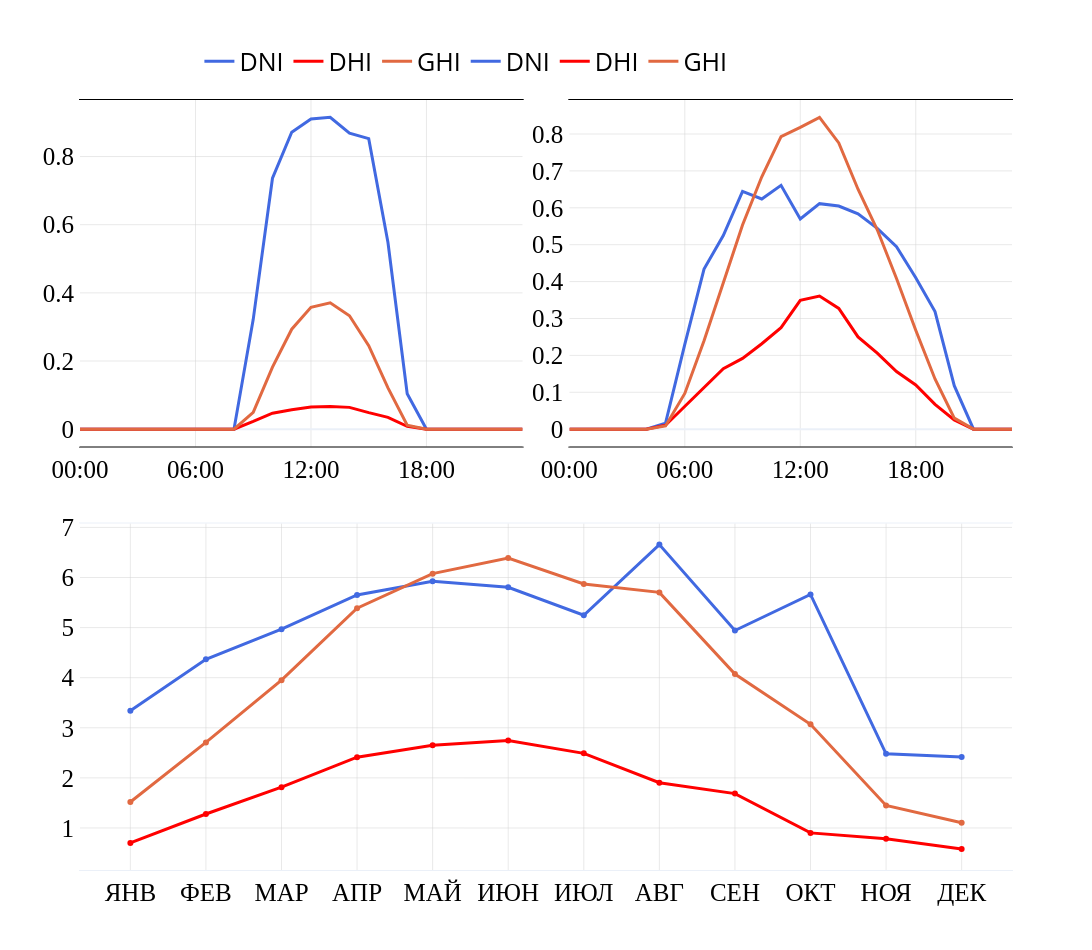

Notebook code cell kept with this figure:
### Code cell
from enum import Enum
from pathlib import Path
from plotly.subplots import make_subplots
import plotly.graph_objects as go

ROOT = Path().resolve().parents[1]
name = 'plotly_loads'

class TraceParam(Enum):
    DNI = ('dni', '#4169E1')
    DHI = ('dhi', '#FF0000')
    GHI = ('ghi', '#E16941')

seasons = [('winter', data_day_winter, 1), ('summer', data_day_sum, 2)]

fig = make_subplots(rows=2, cols=2, horizontal_spacing=0.05,
                    vertical_spacing=0.1,
                    specs=[
                    [{}, {}],
                    [{"colspan": 2}, None]
    ]
                    )

for season_label, data, col in seasons:
    for trace in TraceParam:
        name, color = trace.value
        fig.add_trace(
            go.Scatter(x=data['datetime'], y=data[name], name=name.upper(),
                       line=dict(color=color, width=3),
                       textposition='top center'),
            row=1, col=col
        )

for trace in TraceParam:
    name, color = trace.value
    fig.add_trace(
        go.Scatter(x=data_year.index, y=data_year[name], name=name.upper(),
                   line=dict(color=color, width=3),
                   showlegend=False),   # скрываем дублирование легенды
        row=2, col=1
    )

# Общие настройки осей
axis_config = {
    'tickfont_size': 25,
    'tickfont_color': 'black',
    'tickfont_family': 'bold',
    'showgrid': True,
    'gridcolor': 'lightgray',
    'gridwidth': 0.5,
    'mirror': True,
    'linewidth': 1
}
xaxis_config = {**axis_config, 'tickformat': '%H:00', 'linecolor': 'black'}
yaxis_config = {**axis_config, 'tickformat': '1f', 'linecolor': 'white'}

for col in (1, 2):
    fig.update_xaxes(title_font=dict(color='black', size=50, family='bold'),
                     **xaxis_config, row=1, col=col)
    fig.update_yaxes(**yaxis_config, row=1, col=col)

fig.update_xaxes(title_font=dict(color='black', size=50, family='bold'),
                 **axis_config,
                 row=2, col=1)
fig.update_yaxes(**yaxis_config, row=2, col=1)

fig.update_layout(
    legend=dict(orientation="h", yanchor="bottom", y=1.02, xanchor="right", x=0.70),
    width=1550, height=950, template="plotly_white", autosize=False,
    plot_bgcolor='rgba(245,40,145,0)',
    legend_font_size=25, legend_font_color='black',
    title_font_size=35, title_font_family="bold", title_font_color="black",
    legend_title_font_color="black", legend_title_font_family="bold",
    separators="* .*"
)
fig.update_annotations(font_size=35, font_color='black')
fig.show()

### Figure 1 — Plotly figure (JSON) as saved in the notebook; plotly's stock layout.template omitted (floating-point values rounded to 4 significant figures)
{"data": [{"line": {"color": "#4169E1", "width": 3}, "name": "DNI", "textposition": "top center", "x": ["2019-01-18T00:00:00.000000000", "2019-01-18T01:00:00.000000000", "2019-01-18T02:00:00.000000000", "2019-01-18T03:00:00.000000000", "2019-01-18T04:00:00.000000000", "2019-01-18T05:00:00.000000000", "2019-01-18T06:00:00.000000000", "2019-01-18T07:00:00.000000000", "2019-01-18T08:00:00.000000000", "2019-01-18T09:00:00.000000000", "2019-01-18T10:00:00.000000000", "2019-01-18T11:00:00.000000000", "2019-01-18T12:00:00.000000000", "2019-01-18T13:00:00.000000000", "2019-01-18T14:00:00.000000000", "2019-01-18T15:00:00.000000000", "2019-01-18T16:00:00.000000000", "2019-01-18T17:00:00.000000000", "2019-01-18T18:00:00.000000000", "2019-01-18T19:00:00.000000000", "2019-01-18T20:00:00.000000000", "2019-01-18T21:00:00.000000000", "2019-01-18T22:00:00.000000000", "2019-01-18T23:00:00.000000000"], "y": [0.0, 0.0, 0.0, 0.0, 0.0, 0.0, 0.0, 0.0, 0.0, 0.3222, 0.7364, 0.8715, 0.9102, 0.9151, 0.8687, 0.8526, 0.5475, 0.1038, 0.0, 0.0, 0.0, 0.0, 0.0, 0.0], "type": "scatter", "xaxis": "x", "yaxis": "y"}, {"line": {"color": "#FF0000", "width": 3}, "name": "DHI", "textposition": "top center", "x": ["2019-01-18T00:00:00.000000000", "2019-01-18T01:00:00.000000000", "2019-01-18T02:00:00.000000000", "2019-01-18T03:00:00.000000000", "2019-01-18T04:00:00.000000000", "2019-01-18T05:00:00.000000000", "2019-01-18T06:00:00.000000000", "2019-01-18T07:00:00.000000000", "2019-01-18T08:00:00.000000000", "2019-01-18T09:00:00.000000000", "2019-01-18T10:00:00.000000000", "2019-01-18T11:00:00.000000000", "2019-01-18T12:00:00.000000000", "2019-01-18T13:00:00.000000000", "2019-01-18T14:00:00.000000000", "2019-01-18T15:00:00.000000000", "2019-01-18T16:00:00.000000000", "2019-01-18T17:00:00.000000000", "2019-01-18T18:00:00.000000000", "2019-01-18T19:00:00.000000000", "2019-01-18T20:00:00.000000000", "2019-01-18T21:00:00.000000000", "2019-01-18T22:00:00.000000000", "2019-01-18T23:00:00.000000000"], "y": [0.0, 0.0, 0.0, 0.0, 0.0, 0.0, 0.0, 0.0, 0.0, 0.02258, 0.04688, 0.05684, 0.06502, 0.06618, 0.06398, 0.04854, 0.03458, 0.00859, 0.0, 0.0, 0.0, 0.0, 0.0, 0.0], "type": "scatter", "xaxis": "x", "yaxis": "y"}, {"line": {"color": "#E16941", "width": 3}, "name": "GHI", "textposition": "top center", "x": ["2019-01-18T00:00:00.000000000", "2019-01-18T01:00:00.000000000", "2019-01-18T02:00:00.000000000", "2019-01-18T03:00:00.000000000", "2019-01-18T04:00:00.000000000", "2019-01-18T05:00:00.000000000", "2019-01-18T06:00:00.000000000", "2019-01-18T07:00:00.000000000", "2019-01-18T08:00:00.000000000", "2019-01-18T09:00:00.000000000", "2019-01-18T10:00:00.000000000", "2019-01-18T11:00:00.000000000", "2019-01-18T12:00:00.000000000", "2019-01-18T13:00:00.000000000", "2019-01-18T14:00:00.000000000", "2019-01-18T15:00:00.000000000", "2019-01-18T16:00:00.000000000", "2019-01-18T17:00:00.000000000", "2019-01-18T18:00:00.000000000", "2019-01-18T19:00:00.000000000", "2019-01-18T20:00:00.000000000", "2019-01-18T21:00:00.000000000", "2019-01-18T22:00:00.000000000", "2019-01-18T23:00:00.000000000"], "y": [0.0, 0.0, 0.0, 0.0, 0.0, 0.0, 0.0, 0.0, 0.0, 0.04933, 0.1822, 0.2933, 0.3577, 0.3707, 0.3329, 0.2451, 0.1212, 0.01162, 0.0, 0.0, 0.0, 0.0, 0.0, 0.0], "type": "scatter", "xaxis": "x", "yaxis": "y"}, {"line": {"color": "#4169E1", "width": 3}, "name": "DNI", "textposition": "top center", "x": ["2019-07-19T00:00:00.000000000", "2019-07-19T01:00:00.000000000", "2019-07-19T02:00:00.000000000", "2019-07-19T03:00:00.000000000", "2019-07-19T04:00:00.000000000", "2019-07-19T05:00:00.000000000", "2019-07-19T06:00:00.000000000", "2019-07-19T07:00:00.000000000", "2019-07-19T08:00:00.000000000", "2019-07-19T09:00:00.000000000", "2019-07-19T10:00:00.000000000", "2019-07-19T11:00:00.000000000", "2019-07-19T12:00:00.000000000", "2019-07-19T13:00:00.000000000", "2019-07-19T14:00:00.000000000", "2019-07-19T15:00:00.000000000", "2019-07-19T16:00:00.000000000", "2019-07-19T17:00:00.000000000", "2019-07-19T18:00:00.000000000", "2019-07-19T19:00:00.000000000", "2019-07-19T20:00:00.000000000", "2019-07-19T21:00:00.000000000", "2019-07-19T22:00:00.000000000", "2019-07-19T23:00:00.000000000"], "y": [0.0, 0.0, 0.0, 0.0, 0.0, 0.01655, 0.2299, 0.434, 0.5249, 0.6445, 0.6239, 0.6609, 0.5697, 0.6111, 0.6047, 0.5837, 0.5441, 0.4947, 0.4106, 0.3187, 0.1178, 0.0, 0.0, 0.0], "type": "scatter", "xaxis": "x2", "yaxis": "y2"}, {"line": {"color": "#FF0000", "width": 3}, "name": "DHI", "textposition": "top center", "x": ["2019-07-19T00:00:00.000000000", "2019-07-19T01:00:00.000000000", "2019-07-19T02:00:00.000000000", "2019-07-19T03:00:00.000000000", "2019-07-19T04:00:00.000000000", "2019-07-19T05:00:00.000000000", "2019-07-19T06:00:00.000000000", "2019-07-19T07:00:00.000000000", "2019-07-19T08:00:00.000000000", "2019-07-19T09:00:00.000000000", "2019-07-19T10:00:00.000000000", "2019-07-19T11:00:00.000000000", "2019-07-19T12:00:00.000000000", "2019-07-19T13:00:00.000000000", "2019-07-19T14:00:00.000000000", "2019-07-19T15:00:00.000000000", "2019-07-19T16:00:00.000000000", "2019-07-19T17:00:00.000000000", "2019-07-19T18:00:00.000000000", "2019-07-19T19:00:00.000000000", "2019-07-19T20:00:00.000000000", "2019-07-19T21:00:00.000000000", "2019-07-19T22:00:00.000000000", "2019-07-19T23:00:00.000000000"], "y": [0.0, 0.0, 0.0, 0.0, 0.0, 0.01068, 0.0611, 0.1132, 0.1639, 0.1919, 0.2315, 0.2752, 0.349, 0.3607, 0.3272, 0.25, 0.2063, 0.1561, 0.12, 0.06727, 0.02519, 0.0, 0.0, 0.0], "type": "scatter", "xaxis": "x2", "yaxis": "y2"}, {"line": {"color": "#E16941", "width": 3}, "name": "GHI", "textposition": "top center", "x": ["2019-07-19T00:00:00.000000000", "2019-07-19T01:00:00.000000000", "2019-07-19T02:00:00.000000000", "2019-07-19T03:00:00.000000000", "2019-07-19T04:00:00.000000000", "2019-07-19T05:00:00.000000000", "2019-07-19T06:00:00.000000000", "2019-07-19T07:00:00.000000000", "2019-07-19T08:00:00.000000000", "2019-07-19T09:00:00.000000000", "2019-07-19T10:00:00.000000000", "2019-07-19T11:00:00.000000000", "2019-07-19T12:00:00.000000000", "2019-07-19T13:00:00.000000000", "2019-07-19T14:00:00.000000000", "2019-07-19T15:00:00.000000000", "2019-07-19T16:00:00.000000000", "2019-07-19T17:00:00.000000000", "2019-07-19T18:00:00.000000000", "2019-07-19T19:00:00.000000000", "2019-07-19T20:00:00.000000000", "2019-07-19T21:00:00.000000000", "2019-07-19T22:00:00.000000000", "2019-07-19T23:00:00.000000000"], "y": [0.0, 0.0, 0.0, 0.0, 0.0, 0.00865, 0.0968, 0.2398, 0.3996, 0.5536, 0.684, 0.7929, 0.8178, 0.8452, 0.776, 0.6504, 0.5403, 0.4082, 0.2681, 0.136, 0.03008, 0.0, 0.0, 0.0], "type": "scatter", "xaxis": "x2", "yaxis": "y2"}, {"line": {"color": "#4169E1", "width": 3}, "name": "DNI", "showlegend": false, "x": ["ЯНВ", "ФЕВ", "МАР", "АПР", "МАЙ", "ИЮН", "ИЮЛ", "АВГ", "СЕН", "ОКТ", "НОЯ", "ДЕК"], "y": [3.34, 4.369, 4.968, 5.653, 5.926, 5.806, 5.246, 6.658, 4.942, 5.663, 2.481, 2.419], "type": "scatter", "xaxis": "x3", "yaxis": "y3"}, {"line": {"color": "#FF0000", "width": 3}, "name": "DHI", "showlegend": false, "x": ["ЯНВ", "ФЕВ", "МАР", "АПР", "МАЙ", "ИЮН", "ИЮЛ", "АВГ", "СЕН", "ОКТ", "НОЯ", "ДЕК"], "y": [0.7026, 1.279, 1.816, 2.413, 2.65, 2.746, 2.49, 1.904, 1.687, 0.9019, 0.7833, 0.582], "type": "scatter", "xaxis": "x3", "yaxis": "y3"}, {"line": {"color": "#E16941", "width": 3}, "name": "GHI", "showlegend": false, "x": ["ЯНВ", "ФЕВ", "МАР", "АПР", "МАЙ", "ИЮН", "ИЮЛ", "АВГ", "СЕН", "ОКТ", "НОЯ", "ДЕК"], "y": [1.518, 2.708, 3.95, 5.388, 6.078, 6.389, 5.872, 5.703, 4.072, 3.069, 1.449, 1.103], "type": "scatter", "xaxis": "x3", "yaxis": "y3"}], "layout": {"xaxis": {"anchor": "y", "domain": [0.0, 0.475], "title": {"font": {"color": "black", "size": 50, "family": "bold"}}, "tickfont": {"size": 25, "color": "black", "family": "bold"}, "showgrid": true, "gridcolor": "lightgray", "gridwidth": 0.5, "mirror": true, "linewidth": 1, "tickformat": "%H:00", "linecolor": "black"}, "yaxis": {"anchor": "x", "domain": [0.55, 1.0], "tickfont": {"size": 25, "color": "black", "family": "bold"}, "showgrid": true, "gridcolor": "lightgray", "gridwidth": 0.5, "mirror": true, "linewidth": 1, "tickformat": "1f", "linecolor": "white"}, "xaxis2": {"anchor": "y2", "domain": [0.525, 1.0], "title": {"font": {"color": "black", "size": 50, "family": "bold"}}, "tickfont": {"size": 25, "color": "black", "family": "bold"}, "showgrid": true, "gridcolor": "lightgray", "gridwidth": 0.5, "mirror": true, "linewidth": 1, "tickformat": "%H:00", "linecolor": "black"}, "yaxis2": {"anchor": "x2", "domain": [0.55, 1.0], "tickfont": {"size": 25, "color": "black", "family": "bold"}, "showgrid": true, "gridcolor": "lightgray", "gridwidth": 0.5, "mirror": true, "linewidth": 1, "tickformat": "1f", "linecolor": "white"}, "xaxis3": {"anchor": "y3", "domain": [0.0, 1.0], "title": {"font": {"color": "black", "size": 50, "family": "bold"}}, "tickfont": {"size": 25, "color": "black", "family": "bold"}, "showgrid": true, "gridcolor": "lightgray", "gridwidth": 0.5, "mirror": true, "linewidth": 1}, "yaxis3": {"anchor": "x3", "domain": [0.0, 0.45], "tickfont": {"size": 25, "color": "black", "family": "bold"}, "showgrid": true, "gridcolor": "lightgray", "gridwidth": 0.5, "mirror": true, "linewidth": 1, "tickformat": "1f", "linecolor": "white"}, "legend": {"font": {"size": 25, "color": "black"}, "title": {"font": {"color": "black", "family": "bold"}}, "orientation": "h", "yanchor": "bottom", "y": 1.02, "xanchor": "right", "x": 0.7}, "title": {"font": {"size": 35, "family": "bold", "color": "black"}}, "width": 1550, "height": 950, "autosize": false, "plot_bgcolor": "rgba(245,40,145,0)", "separators": "* .*"}}
